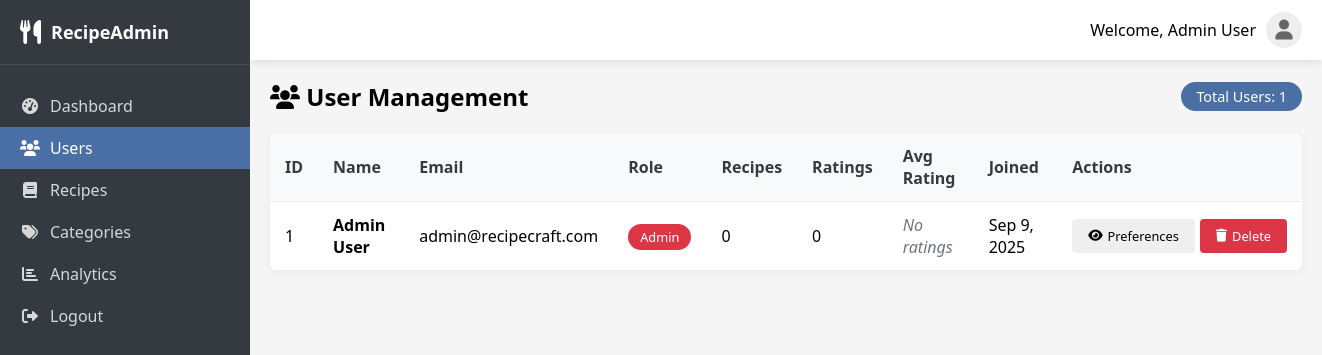
Before: /admin/users.php (signed in) with the older database file.
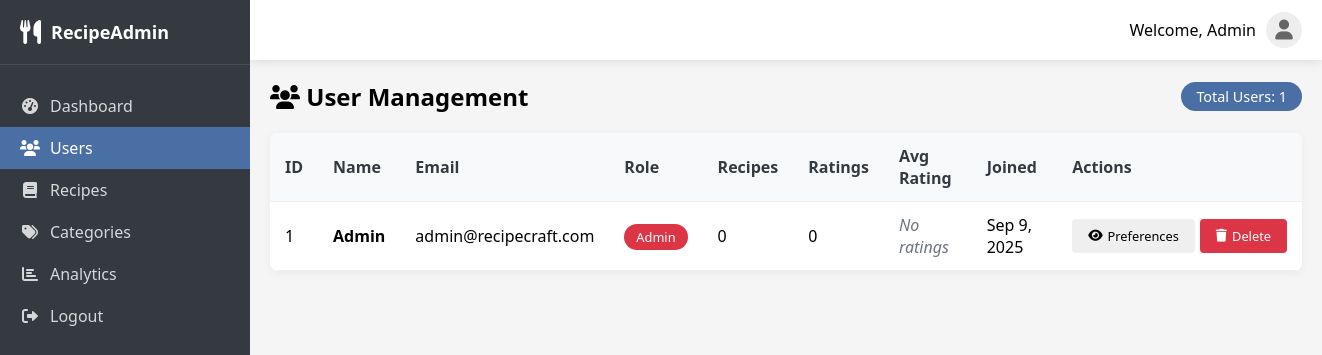
After: the same page with the newer database file.
### tables this page shows
CREATE TABLE users (
    id INT AUTO_INCREMENT PRIMARY KEY,
    name VARCHAR(100) NOT NULL,
    email VARCHAR(100) UNIQUE NOT NULL,
    password VARCHAR(255) NOT NULL,
    preferences TEXT,
    role ENUM('user', 'admin') DEFAULT 'user',
    created_at TIMESTAMP DEFAULT CURRENT_TIMESTAMP,
    updated_at TIMESTAMP DEFAULT CURRENT_TIMESTAMP ON UPDATE CURRENT_TIMESTAMP
);

### session.php (called while the page is built, shortened)
<?php
function get_current_user_id() {
    return $_SESSION['user_id'] ?? null;
}
?>

### admin/users.php (the view, shortened to what this page needs)
<?php
require_once '../session.php';
require_once '../db.php';
$users_query = "
    SELECT u.*,
           COALESCE(rs.recipe_count, 0) AS recipe_count,
           COALESCE(rs.rating_count, 0) AS rating_count,
           COALESCE(rs.avg_rating_given, 0) AS avg_rating_given
    FROM users u
    LEFT JOIN (
        SELECT user_id,
               COUNT(*) AS rating_count,
               COUNT(DISTINCT recipe_id) AS recipe_count,
               AVG(rating) AS avg_rating_given
        FROM ratings
        GROUP BY user_id
    ) rs ON rs.user_id = u.id
    ORDER BY u.created_at DESC
";
$users_result = $conn->query($users_query);
?>
<!DOCTYPE html>
<html lang="en">
<head>
    <link rel="stylesheet" href="../css/admin.css">
    <link rel="stylesheet" href="https://cdnjs.cloudflare.com/ajax/libs/font-awesome/6.0.0-beta3/css/all.min.css">
</head>
<body>
    <div class="admin-container">
        <div class="sidebar">
            <div class="logo">
                <i class="fas fa-utensils"></i>
                <h1>RecipeAdmin</h1>
            </div>
            <nav>
                <ul>
                    <li><a href="index.php"><i class="fas fa-tachometer-alt"></i><span>Dashboard</span></a></li>
                    <li class="active"><a href="users.php"><i class="fas fa-users"></i><span>Users</span></a></li>
                    <li><a href="recipes.php"><i class="fas fa-book"></i><span>Recipes</span></a></li>
                    <li><a href="categories.php"><i class="fas fa-tags"></i><span>Categories</span></a></li>
                    <li><a href="analytics.php"><i class="fas fa-chart-bar"></i><span>Analytics</span></a></li>
                    <li><a href="logout.php"><i class="fas fa-sign-out-alt"></i><span>Logout</span></a></li>
                </ul>
            </nav>
        </div>
        <div class="main-content">
            <div class="top-bar">
                <div class="user-info">
                    <span>Welcome, <?php echo htmlspecialchars($_SESSION['user_name']); ?></span>
                    <div class="avatar">
                        <i class="fas fa-user"></i>
                    </div>
                </div>
            </div>
            <div class="content-section active">
                <div class="section-header">
                    <h2><i class="fas fa-users"></i> User Management</h2>
                    <div class="user-stats">
                        <span class="stat-badge">Total Users: <?php echo $users_result->num_rows; ?></span>
                    </div>
                </div>
                <div class="table-container">
                    <table id="users-table">
                        <thead>
                            <tr>
                                <th>ID</th>
                                <th>Name</th>
                                <th>Email</th>
                                <th>Role</th>
                                <th>Recipes</th>
                                <th>Ratings</th>
                                <th>Avg Rating</th>
                                <th>Joined</th>
                                <th>Actions</th>
                            </tr>
                        </thead>
                        <tbody>
                            <?php while ($user = $users_result->fetch_assoc()): ?>
                                <tr>
                                    <td><?php echo $user['id']; ?></td>
                                    <td>
                                        <div class="user-info-cell">
                                            <strong><?php echo htmlspecialchars($user['name']); ?></strong>
                                        </div>
                                    </td>
                                    <td><?php echo htmlspecialchars($user['email']); ?></td>
                                    <td>
                                        <span class="role-badge role-<?php echo $user['role']; ?>">
                                            <?php echo ucfirst($user['role']); ?>
                                        </span>
                                    </td>
                                    <td><?php echo $user['recipe_count']; ?></td>
                                    <td><?php echo $user['rating_count']; ?></td>
                                    <td>
                                        <?php if ($user['avg_rating_given'] > 0): ?>
                                            <span class="rating-display">
                                                <?php echo number_format($user['avg_rating_given'], 1); ?>
                                                <i class="fas fa-star"></i>
                                            </span>
                                        <?php else: ?>
                                            <span class="no-rating">No ratings</span>
                                        <?php endif; ?>
                                    </td>
                                    <td><?php echo date('M j, Y', strtotime($user['created_at'])); ?></td>
                                    <td>
                                        <div class="action-buttons">
                                            <button class="btn btn-info btn-sm" onclick="viewUserPreferences(<?php echo $user['id']; ?>)">
                                                <i class="fas fa-eye"></i> Preferences
                                            </button>
                                            <?php if ($user['id'] !== get_current_user_id()): ?>
                                                <button class="btn btn-danger btn-sm" onclick="deleteUser(<?php echo $user['id']; ?>, '<?php echo htmlspecialchars($user['name']); ?>')">
                                                    <i class="fas fa-trash"></i> Delete
                                                </button>
                                            <?php endif; ?>
                                        </div>
                                    </td>
                                </tr>
                            <?php endwhile; ?>
                        </tbody>
                    </table>
                </div>
            </div>
        </div>
    </div>
</body>
</html>

### css/admin.css (style rules this page uses)
:root { --primary-color: #4a6fa5; --secondary-color: #6c757d; --success-color: #28a745; --danger-color: #dc3545; --warning-color: #ffc107; --info-color: #17a2b8; --light-color: #f8f9fa; --dark-color: #343a40; --sidebar-width: 250px; --topbar-height: 60px; }
* { margin: 0; padding: 0; box-sizing: border-box; font-family: 'Segoe UI', Tahoma, Geneva, Verdana, sans-serif; }
body { background-color: #f5f5f5; }
.user-stats { display: flex; gap: 10px; }
.stat-badge { background: var(--primary-color); color: white; padding: 5px 15px; border-radius: 20px; font-size: 0.9em; }
.user-info-cell { display: flex; align-items: center; gap: 10px; }
.role-badge { padding: 4px 12px; border-radius: 15px; font-size: 0.8em; font-weight: 500; }
.role-admin { background: #dc3545; color: white; }
.no-rating { color: #6c757d; font-style: italic; }
.action-buttons { display: flex; gap: 5px; }
.btn-sm { padding: 4px 8px; font-size: 0.8em; }
.table-container { background: white; border-radius: 8px; overflow: hidden; box-shadow: 0 2px 10px rgba(0, 0, 0, 0.05); }
.admin-container { display: flex; min-height: 100vh; }
.sidebar { width: var(--sidebar-width); background-color: var(--dark-color); color: white; position: fixed; height: 100%; transition: all 0.3s; z-index: 1000; }
.logo { padding: 20px; display: flex; align-items: center; border-bottom: 1px solid rgba(255, 255, 255, 0.1); }
.logo i { font-size: 24px; margin-right: 10px; }
.logo h1 { font-size: 18px; font-weight: 600; }
.sidebar nav ul { list-style: none; padding: 20px 0; }
.sidebar nav ul li { padding: 10px 20px; transition: all 0.3s; }
.sidebar nav ul li a { color: rgba(255, 255, 255, 0.8); text-decoration: none; display: flex; align-items: center; }
.sidebar nav ul li a i { margin-right: 10px; width: 20px; text-align: center; }
.sidebar nav ul li.active { background-color: var(--primary-color); }
.sidebar nav ul li.active a { color: white; }
.main-content { flex: 1; margin-left: var(--sidebar-width); min-height: 100vh; }
.top-bar { height: var(--topbar-height); background-color: white; box-shadow: 0 2px 10px rgba(0, 0, 0, 0.1); display: flex; justify-content: space-between; align-items: center; padding: 0 20px; position: sticky; top: 0; z-index: 100; }
.user-info { display: flex; align-items: center; margin-left: auto; }
.user-info span { margin-right: 10px; font-weight: 500; }
.avatar { width: 36px; height: 36px; border-radius: 50%; background-color: #eee; display: flex; align-items: center; justify-content: center; cursor: pointer; }
.avatar i { font-size: 20px; color: #666; }
.content-section { padding: 20px; display: none; }
.content-section.active { display: block; }
table { width: 100%; border-collapse: collapse; background-color: white; border-radius: 8px; overflow: hidden; box-shadow: 0 2px 10px rgba(0, 0, 0, 0.05); }
table th, table td { padding: 12px 15px; text-align: left; border-bottom: 1px solid #eee; }
table th { background-color: #f8f9fa; font-weight: 600; color: var(--dark-color); }
.btn { padding: 8px 16px; border-radius: 4px; border: none; cursor: pointer; font-weight: 500; transition: all 0.3s; display: inline-flex; align-items: center; }
.btn i { margin-right: 5px; }
.btn-danger { background-color: var(--danger-color); color: white; }
.section-header { display: flex; justify-content: space-between; align-items: center; margin-bottom: 20px; }

Changed rows visible on the page:
changed users "Admin": name "Admin User" → "Admin"
Other visible differences:
$_SESSION['user_name']: "Admin User" → "Admin"
